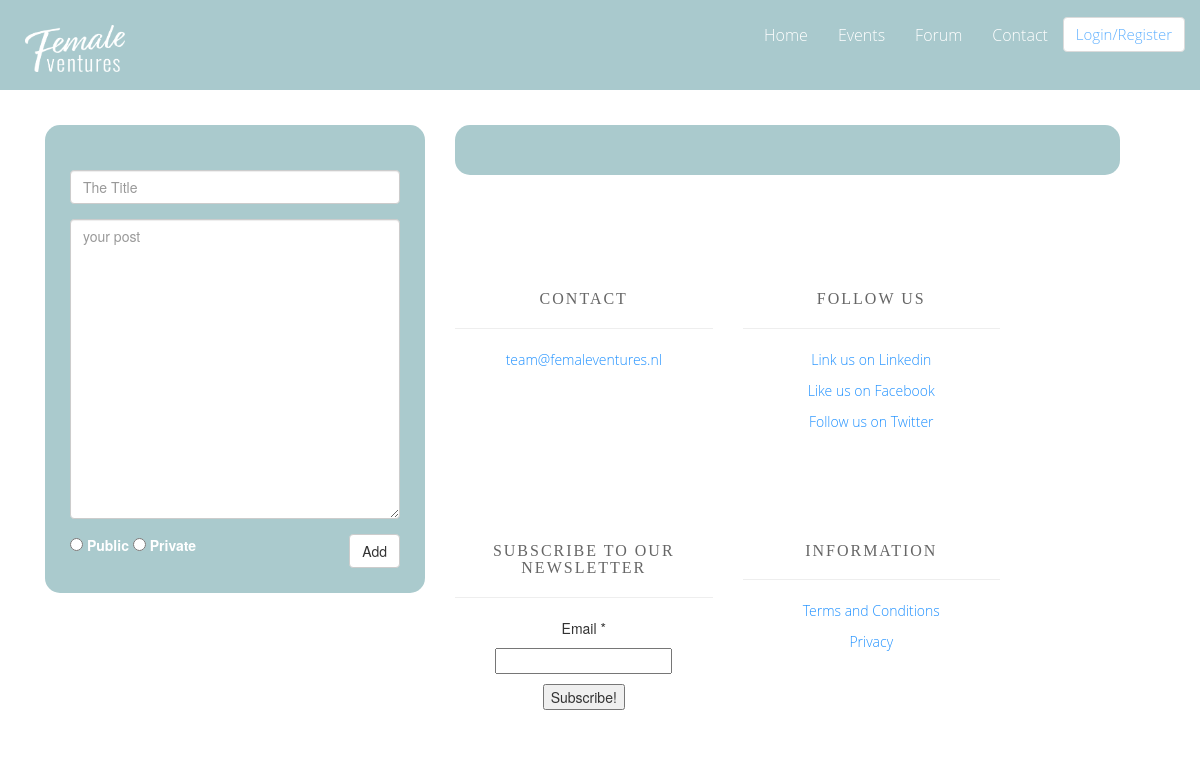
Page /all_posts on the earlier database version.
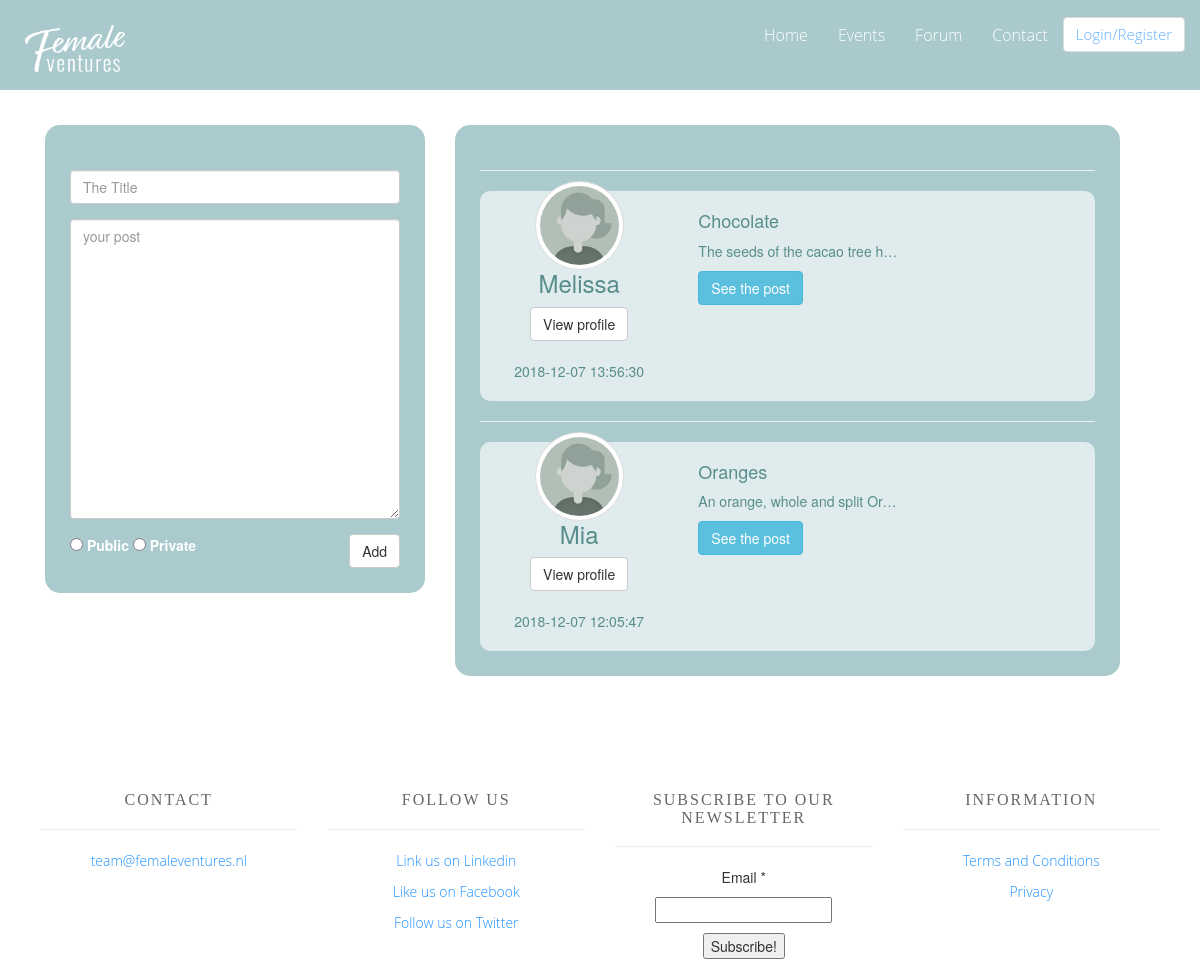
Same page on the later database version.
### tables this page shows
CREATE TABLE `posts` (
  `post_id` int(11) NOT NULL AUTO_INCREMENT,
  `post_title` varchar(100) DEFAULT NULL,
  `post` text,
  `public_private` int(11) DEFAULT NULL,
  `created_at` datetime DEFAULT CURRENT_TIMESTAMP,
  `updated_at` datetime DEFAULT NULL,
  `user_id` int(11) NOT NULL,
  PRIMARY KEY (`post_id`),
  KEY `fk_posts_users1_idx` (`user_id`),
  CONSTRAINT `fk_posts_users1` FOREIGN KEY (`user_id`) REFERENCES `users` (`user_id`) ON DELETE NO ACTION ON UPDATE NO ACTION
);

CREATE TABLE `users` (
  `user_id` int(11) NOT NULL AUTO_INCREMENT,
  `first_name` varchar(255) DEFAULT NULL,
  `last_name` varchar(255) DEFAULT NULL,
  `email` varchar(255) DEFAULT NULL,
  `password` varchar(255) DEFAULT NULL,
  `salt` varchar(255) DEFAULT NULL,
  `user_admin` int(11) DEFAULT '0',
  `phone_number` varchar(45) DEFAULT NULL,
  `birth_date` date DEFAULT NULL,
  `linkedin` varchar(255) DEFAULT NULL,
  `biography` text,
  `student_professional` int(11) DEFAULT NULL,
  `work_place` varchar(255) DEFAULT NULL,
  `expertise` varchar(255) DEFAULT NULL,
  `experience` varchar(255) DEFAULT NULL,
  `support_for` text,
  `support` text,
  `mentor_mentee` int(11) DEFAULT NULL,
  `recruitment_no_yes` int(11) DEFAULT NULL,
  `picture_url` varchar(255) DEFAULT NULL,
  `created_at` datetime DEFAULT CURRENT_TIMESTAMP,
  `updated_at` datetime DEFAULT CURRENT_TIMESTAMP,
  `city_id` int(11) DEFAULT NULL,
  `industry_id` int(11) DEFAULT NULL,
  PRIMARY KEY (`user_id`),
  KEY `fk_users_cities_idx` (`city_id`),
  KEY `fk_users_industries1_idx` (`industry_id`),
  CONSTRAINT `fk_users_cities` FOREIGN KEY (`city_id`) REFERENCES `cities` (`city_id`) ON DELETE NO ACTION ON UPDATE NO ACTION,
  CONSTRAINT `fk_users_industries1` FOREIGN KEY (`industry_id`) REFERENCES `industries` (`industry_id`) ON DELETE NO ACTION ON UPDATE NO ACTION
);

### application/controllers/Friends.php (called while the page is built, shortened)
<?php
class Friends extends CI_Controller {
	public function __construct()
	{
		$this->load->helper(array('form', 'url'));
		$this->load->model('Friend');
	}
    public function all_posts()
    {
    	$all_data_p['all_post']=$this->Friend->get_all_posts();
	    if ($this->session->userdata('id') === null) {
		$this->load->view('friends/partials/header1');
	    $this->load->view('friends/challenge', $all_data_p );
	    $this->load->view('friends/partials/footer');
		} else {
	    $this->load->view('friends/partials/header');
	    $this->load->view('friends/challenge', $all_data_p );
	    $this->load->view('friends/partials/footer');
		}
  	}
}

### index.php (called while the page is built, shortened)
<?php
require_once BASEPATH.'core/CodeIgniter.php';

### application/models/Friend.php (called while the page is built, shortened)
<?php
class Friend extends CI_Model {
  	public function get_all_posts()
  	{
  		if($this->session->userdata('id') !== NULL)
  		{
		    return $this->db->query("
		    SELECT
		    users.user_id,
		    users.user_admin,
		    users.first_name,
		    posts.post_id ,
		    posts.post_title,
		    posts.post,
		    posts.created_at AS pos_time ,
		    posts.updated_at AS pos_up_time
		    from users
		    join posts
		    on users.user_id = posts.user_id
		    ORDER BY pos_time DESC
		    ")->result_array();
		} else {
			return $this->db->query("
		    SELECT
		    users.user_id,
		    users.user_admin,
		    users.first_name,
		    posts.post_id ,
		    posts.post_title,
		    posts.post,
		    posts.created_at AS pos_time ,
		    posts.updated_at AS pos_up_time
		    from users
		    join posts
		    on users.user_id = posts.user_id
		    WHERE public_private = 0
		    ORDER BY pos_time DESC
		    ")->result_array();
		}
  	}
}

### application/views/friends/challenge.php (the view, shortened to what this page needs)
<div style="margin-top: 110px; " class="container">
    <div style="background-color:  #AACACD; color: white; padding: 25px; border-radius: 15px; margin: 15px;" class=" col-md-4 ">
        <form role="form" method="post" action="add_post">
            <div class="form-group">
                <input type="text" placeholder="The Title" name="title" class="form-control">
            </div>
            <div class="form-group">
                <textarea type="text" placeholder="your post" name="posty" class="form-control" style="height: 300px;"></textarea>
            </div>
            <input type='radio' name='public_private' value=0>
              <label>Public</label>
            <input type='radio'name='public_private' value=1>
              <label>Private</label>
            <input type="submit" value=" Add " class="btn btn-default" id="bt-add">
        </form>
    </div>
    <div style="background-color:  #AACACD; color:  #588d8d; padding: 25px; border-radius: 15px; margin: 15px;" class="col-md-7 ">
    <?php
     if($all_post){
     foreach ($all_post as $value)
     {
      echo "<hr>";
     ?>
<div style="background-color: #dfebec; border-radius: 10px; padding: 10px;">
    <div class='row'>
      <div class='col-xs-4' style="text-align: center;">
    <img style="width: 50%; margin-top: -20px;" class="img-circle img-thumbnail" src="/assets/images/profile/default.jpg" alt="Profile image example"/>
    <h3 style="margin-top: 0;"><?php echo $value['first_name'];?></h3>
    <form action='friend_profile' method='post'>
        <input type='submit' value='View profile' class='btn btn-default '>
    </form>
    <br>
    <p><?php echo $value['pos_time']; ?></p>
    </div>
    <div class='col-xs-8'>
    <form style="display: inline;" method="post" action="<?php echo base_url('all_comm'); ?>">
        <h4><?php echo $value['post_title']; ?></h4>
        <p style="display:block;text-overflow: ellipsis; width: 200px; overflow: hidden; white-space: nowrap;"><?php echo $value['post']; ?>
        </p>
      <input class="btn btn-info" type="submit" value="See the post">
    </form>
     </div>
</div>
</div>
    <?php
    }
    }
    ?>
  </div>

### application/views/friends/partials/header1.php (shortened to what this page needs)
<!DOCTYPE html>
<html lang="en">
<head>
    <link href="https://maxcdn.bootstrapcdn.com/bootstrap/3.3.6/css/bootstrap.min.css" rel="stylesheet"/>
    <link rel="stylesheet" type="text/css" href="/assets/css/style4.css">
</head>
<body>
    <nav class="navbar navbar-expand-md navbar-fixed-top sticky" id="navbar">
    <div class="nav-container">
            <div class="navbar-header">
                <a href="#" class="navbar-brand" ><img src="/assets/logos/Logo_White.png" alt="logo" id="logo"></a>
            </div>
            <div class="collapse navbar-collapse navHeaderCollapse">
                <ul class="nav navbar-nav navbar-right">
                    <li><a href="homepage">Home</a></li>
                    <li><a href="all_events">Events</a></li>
                    <li><a href="all_posts">Forum</a></li>
                    <li><a href="contact">Contact</a></li>
                    <button class="btn btn-default" id="button"><a href="/"><span style="font-size: 15px;">Login/Register</span></a></button>
                </ul>
            </div>
    </div>
    </nav>

### application/views/friends/partials/footer.php
<link rel="stylesheet" type="text/css" href="assets/css/style2.css">
    <div class="footer-container">
    <footer>
        <div class="row">
            <div class="col-12 col-md-3">
                <h5>CONTACT</h5>
                <hr>
                <a href="#">team@femaleventures.nl</a>
            </div>
            <div class="col-12 col-md-3">
                <h5>FOLLOW US</h5>
                <hr>
                <p><a href="#">Link us on Linkedin</a></p>
                <p><a href="#">Like us on Facebook</a></p>
                <p><a href="#">Follow us on Twitter</a></p>
            </div>
            <div class="col-12 col-md-3">
                <h5>SUBSCRIBE TO OUR NEWSLETTER</h5>
                <hr>
                <form>
                <p>Email *</p>
                <p><input type="text" ></p>
                <p><input type="submit" value="Subscribe!" ></p>
                </form>
            </div>
            <div class="col-12 col-md-3">
                <h5>INFORMATION</h5>
                <hr>
                <p><a href="#">Terms and Conditions</a></p>
                <p><a href="#">Privacy</a></p>
            </div>
        </div>
    </footer>
    </div>
</body>
</html>

### assets/css/style4.css (style rules this page uses)
body { margin: 0; padding: 0; }
#navbar li a { color: white; font-family: 'Open Sans', sans-serif; font-size: 16px; }
#button { margin-top: 7px; }
.nav-container { background: #85b3b8; opacity: 0.7; padding: 10px 30px 30px 10px; }
#logo { width: 100px; }
#bt-add { float: right; }

### assets/css/style2.css (style rules this page uses)
body { padding: 0; margin: 0; }
.footer-container { padding: 10px; text-align: center; }
h5 { margin-top: 100px; color: #666; font-family: Oswald; font-size: 16px; font-weight: 300; letter-spacing: 2px; }
p a { color: dodgerblue; font-family: 'Open Sans', sans-serif; font-size: 14px; font-weight: 300; }
a { color: dodgerblue; font-family: 'Open Sans', sans-serif; font-size: 14px; font-weight: 300; }

Differences in the rows shown:
added posts: user.first_name "Melissa", created_at "2018-12-07 13:56:30", post_title "Chocolate", post "The seeds of the cacao tree h…"
added posts: user.first_name "Mia", created_at "2018-12-07 12:05:47", post_title "Oranges", post "An orange, whole and split Or…"
